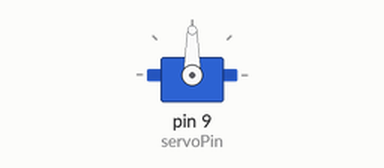
Simulated run of this sketch. Board: Arduino Uno, built with avr-gcc and run on an emulated ATmega328P. On the bench: servo.

Above: at 0.05 s.
At 7.0 s:
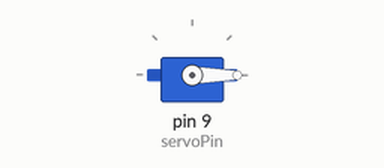
Timing chart, 0 to 9.1 s (numbered marks = the images above):
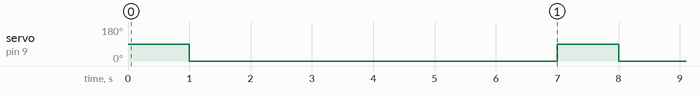

The sketch:

Servo.ino
```cpp
#include <Servo.h>

/*
Into Robotics
*/

int servoPin = 9;

Servo servo;

int servoAngle = 0;   // servo position in degrees

void setup()
{
  Serial.begin(9600);
  servo.attach(servoPin);
}


void loop()
{
//control the servo's direction and the position of the motor


   servo.write(90);      // Turn SG90 servo Left to 45 degrees
   delay(1000);          // Wait 1 second
   servo.write(0);      // Turn SG90 servo back to 90 degrees (center position)
   delay(1000);
   delay(5000);// Wait 1 second


}
```

Measured:
- by itself, servo on pin 9 (servoPin): alternates 90° for 1.0 s and 0° for 6.0 s
